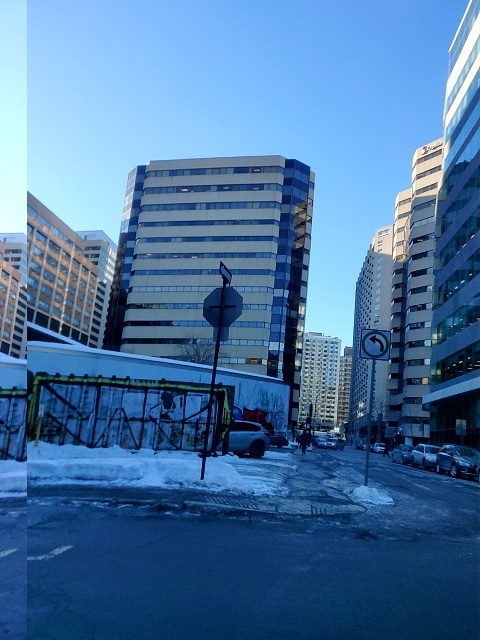
#> input picture data_labelling/all_frames_cam/1017.jpg, 480 x 640 px; its folder holds only this picture in this run
$ python data_pipeline.py
#> lines starting #> are read from the running program, lines starting #| are printed output that depends on the picture; after the words box and inside, x2 and y2 are one past the last pixel; in counts of white or black regions, pixels touching at a corner belong together
### data_labelling/label_img.py
import cv2
import glob
import os

# Mapping on keyboard obtained through trial and error. For Mac
actions = {
    '0': 48,
    '1': 49,
    '2': 50,
    '3': 51,
    '4': 52,
    '5': 53,
    '6': 54,
    '7': 55,
}

class IMG_LABELLER():
    def label_all(self,root_path):
#> called with root_path = './all_frames_cam/'
        DIR_UNLABELLED = root_path
        DIR_ARCHIVE = DIR_UNLABELLED+"/archives/"
        DIR_LABELLED = root_path + "/labelled_data/"

        if not os.path.isdir(DIR_ARCHIVE):
            os.mkdir(DIR_ARCHIVE)
        init_idx = len(glob.glob(DIR_ARCHIVE+"*.jpg"))

        if not os.path.isdir(DIR_LABELLED):
            os.mkdir(DIR_LABELLED)
        for i in range(len(actions)):
            if not os.path.isdir(DIR_LABELLED+str(i)):
                os.mkdir(DIR_LABELLED+str(i))

        all_fnames = sorted(glob.glob(DIR_UNLABELLED+"*.jpg"))
        print("Number of Frames: ", len(all_fnames))
        for img_idx, fname in enumerate(all_fnames):
            if img_idx % 100 == 0:
                print("Number of completed images: ", str(init_idx+img_idx+1))
            image = cv2.imread(fname)
#> image is the input picture: shape (640, 480, 3); mean B, G, R 161.1, 117, 73.9
            image = cv2.resize(image, (684, 684))
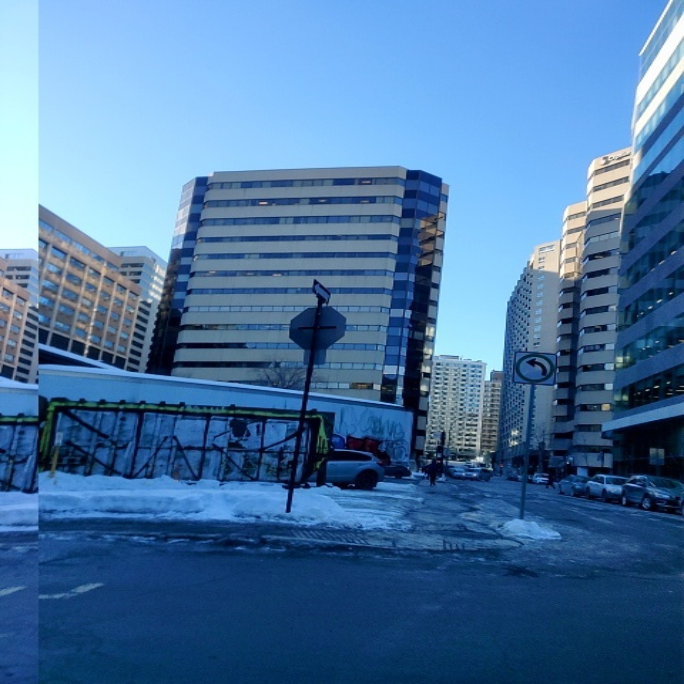
#> image: shape (684, 684, 3); mean B, G, R 160.9, 116.9, 73.8

            # make a copy to not save lines
            orig_img = cv2.resize(image.copy(), (224, 224))

            # Put vertical lines
            x = image.shape[1]//12
#> x = 57
            line = x
#> line = 57
            for _ in range(7):
                cv2.line(image, (line, 0), (line, image.shape[0]), (0, 0, 0), 2)
                line += int(2 * x)
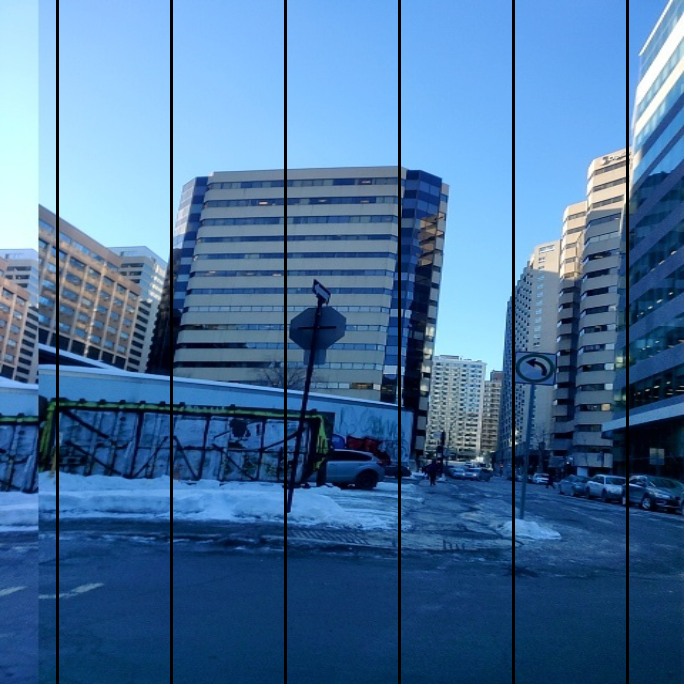
#> image: shape (684, 684, 3); 2.63% of pixels changed, all inside (x1, y1, x2, y2) = (56, 0, 629, 684)
#> after the loop, line = 855

            labelled = 0

            #Positioning frame properly on screen
            windowName = "Centered Window"
            cv2.namedWindow(windowName)
            #Change the x,y coordinate to center the frame on your screen
            #Size that works best for Adeeb's display - (monitor: -1000, -1000. Laptop screen: 200, 30)
            cv2.moveWindow(windowName, 200, 30)
            cv2.imshow(windowName, image)

            while labelled == 0:
                read_key = 0xFF & cv2.waitKey()
#> (key Esc is pressed here)

                if read_key in actions.values():
                    label = int([key for (key, value) in actions.items() if value == read_key][0])
                    new_fname = DIR_LABELLED+str(label)+"/%05d.jpg" % (img_idx+init_idx)
                    cv2.imwrite(new_fname, orig_img)

                    if label != 0 or label != 4:
                        rotated_img = cv2.flip(orig_img, 1)
                        new_label = len(actions) - label
                        new_fname = DIR_LABELLED+str(new_label)+"/%05d.jpg" % (img_idx+init_idx)
                        cv2.imwrite(new_fname, rotated_img)

                    os.rename(fname, DIR_ARCHIVE+"%05d.jpg" % (img_idx+init_idx))
                    labelled = 1

            cv2.destroyAllWindows()

### data_labelling/data_pipeline.py
from data_convert import IMAGE_UTIL
from label_img import IMG_LABELLER
import shutil
import fnmatch
import os

"""
Script written for CV-Aid Design project at McGill
@author jamestang
@version 1.0

This script gathers every image from the collected data folders and perform the following
1. convert image to jpg
2. rotate image counter clockwise 90 degrees so the image is aligned properly for labelling
3. rename image for better readability
(4). recognize if image is fisheye or not
5. start labelling data
"""

# root filepath for original collected data
ORIGINAL_DATA_ROOT = '../data/'
PROCESSED_CAM_ROOT = './all_frames_cam/'
PROCESSED_FS_ROOT = './all_frames_fisheye/'

class DATA_PIPELINE():
    # [57 lines left out: function process_all_img, not called in this run]

    def label_all_img(self):
        print("start labelling now")
        # init image utility object
        iu = IMG_LABELLER()
        print("labeling cam images")
        iu.label_all(PROCESSED_CAM_ROOT)
        print("labeling fish images")
        iu.label_all(PROCESSED_FS_ROOT)

dp = DATA_PIPELINE()
# dp.process_all_img()
dp.label_all_img()

$ run again, on data_labelling/all_frames_cam/1048.jpg
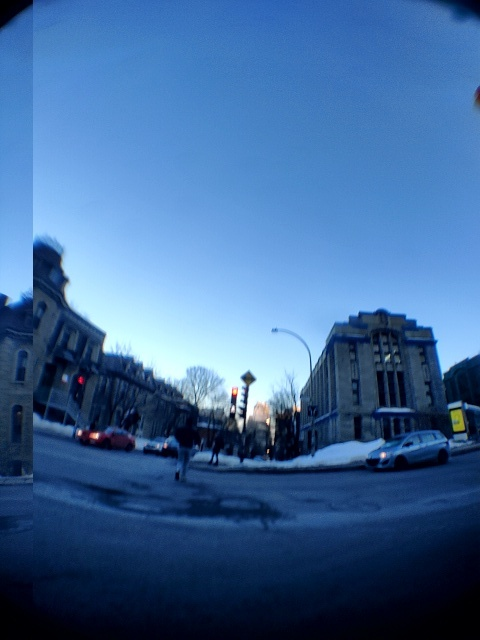
#> input picture data_labelling/all_frames_cam/1048.jpg, 480 x 640 px
#> in label_all, image is the input picture: shape (640, 480, 3); mean B, G, R 151.6, 103.1, 62.8
#> in label_all, `image = cv2.resize(image, (684, 684))`:
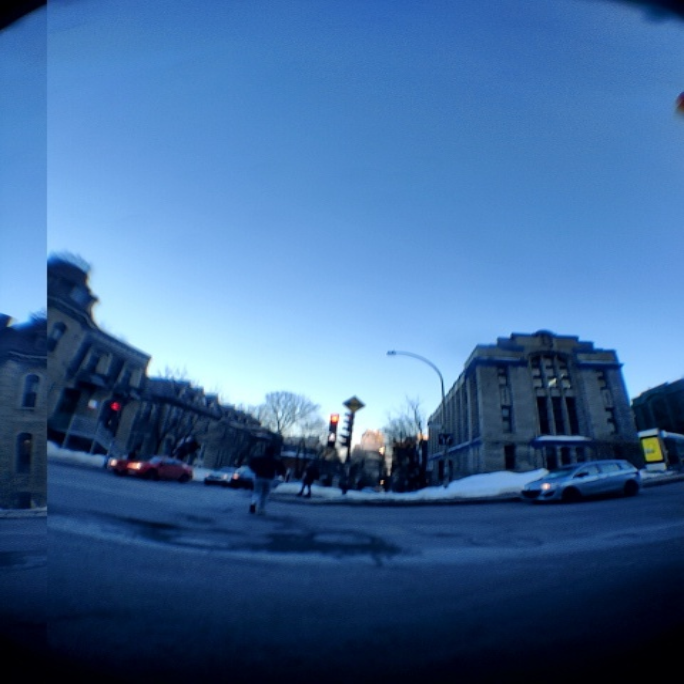
#> image: shape (684, 684, 3); mean B, G, R 151.5, 103, 62.7
#> after the loop in label_all, `for _ in range(7):`:
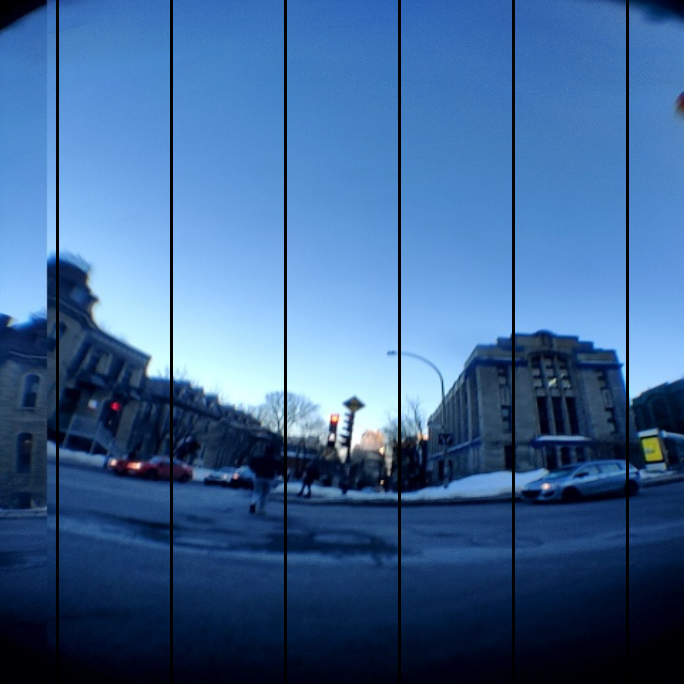
#> image: shape (684, 684, 3); 2.63% of pixels changed, all inside (x1, y1, x2, y2) = (56, 0, 629, 684)
#> after the loop in label_all, `for _ in range(7):`: line = 855

$ run again, on data_labelling/all_frames_cam/1066.jpg
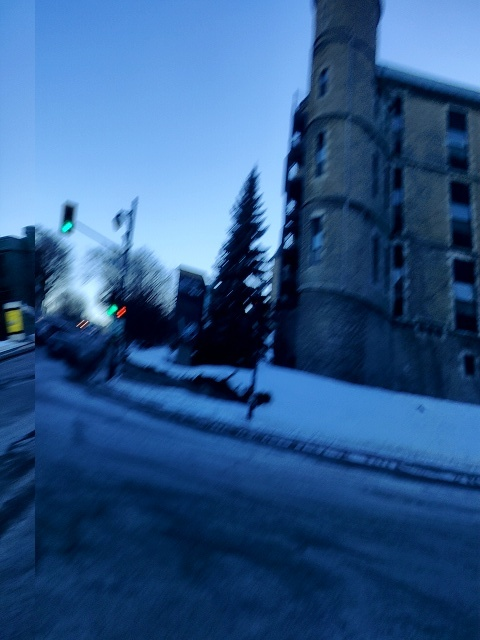
#> input picture data_labelling/all_frames_cam/1066.jpg, 480 x 640 px
#> in label_all, image is the input picture: shape (640, 480, 3); mean B, G, R 136.7, 88, 47
#> in label_all, `image = cv2.resize(image, (684, 684))`:
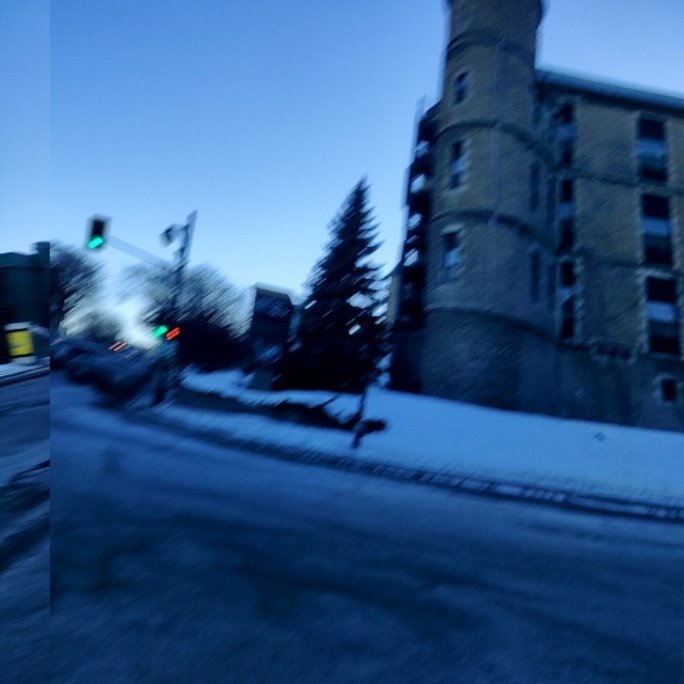
#> image: shape (684, 684, 3); mean B, G, R 136.6, 87.9, 46.9
#> after the loop in label_all, `for _ in range(7):`:
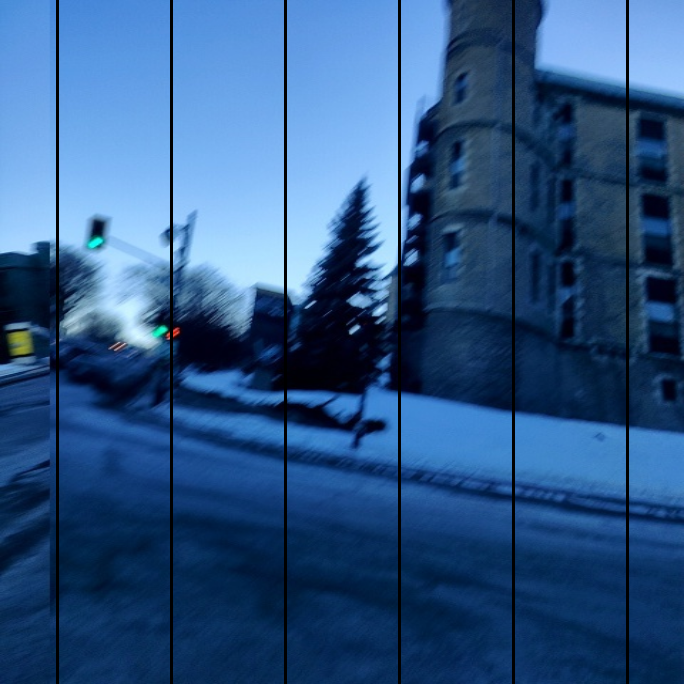
#> image: shape (684, 684, 3); 2.63% of pixels changed, all inside (x1, y1, x2, y2) = (56, 0, 629, 684)
#> after the loop in label_all, `for _ in range(7):`: line = 855

$ run again, on data_labelling/all_frames_cam/1069.jpg
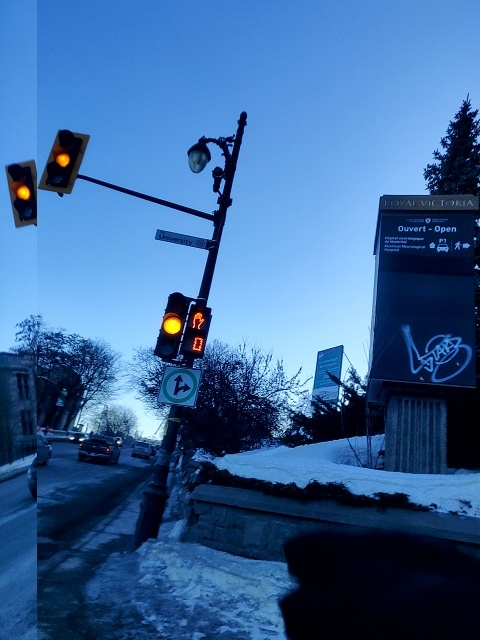
#> input picture data_labelling/all_frames_cam/1069.jpg, 480 x 640 px
#> in label_all, image is the input picture: shape (640, 480, 3); mean B, G, R 152.9, 102, 59.1
#> in label_all, `image = cv2.resize(image, (684, 684))`:
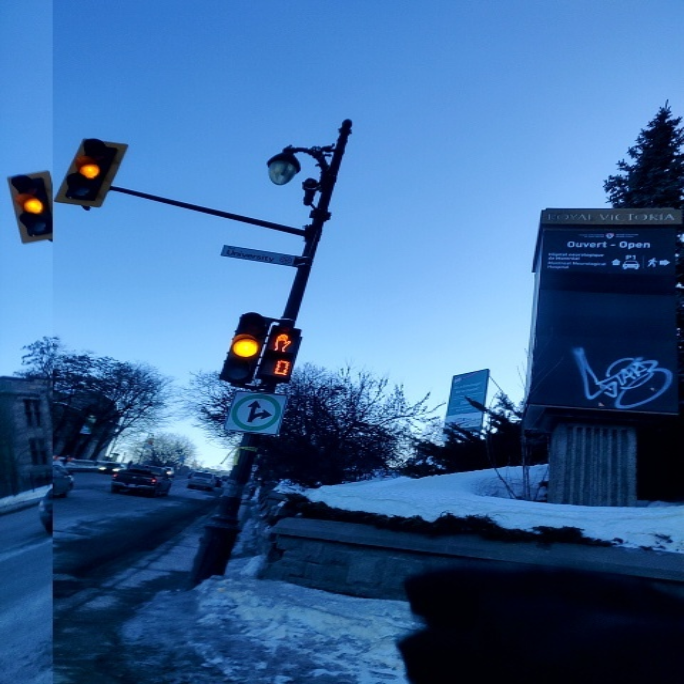
#> image: shape (684, 684, 3); mean B, G, R 152.8, 101.9, 59
#> after the loop in label_all, `for _ in range(7):`:
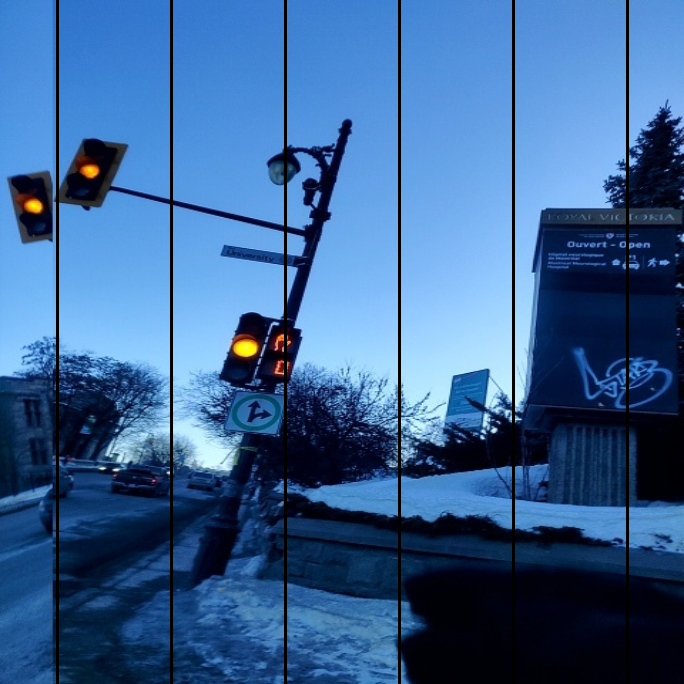
#> image: shape (684, 684, 3); 2.63% of pixels changed, all inside (x1, y1, x2, y2) = (56, 0, 629, 684)
#> after the loop in label_all, `for _ in range(7):`: line = 855

$ run again, on data_labelling/all_frames_cam/1043.jpg
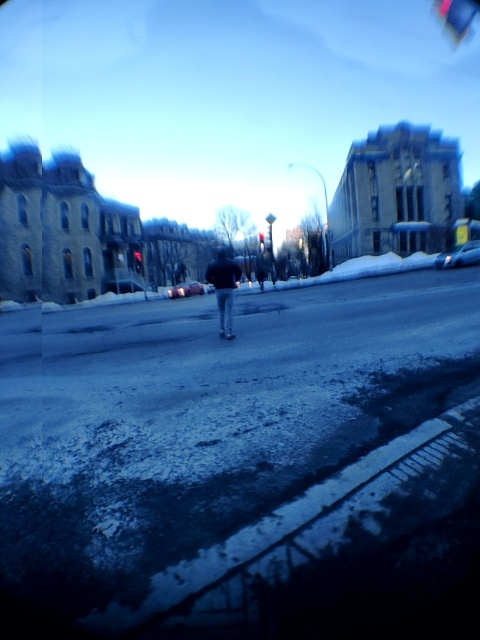
#> input picture data_labelling/all_frames_cam/1043.jpg, 480 x 640 px
#> in label_all, image is the input picture: shape (640, 480, 3); mean B, G, R 148, 108.3, 70.2
#> in label_all, `image = cv2.resize(image, (684, 684))`:
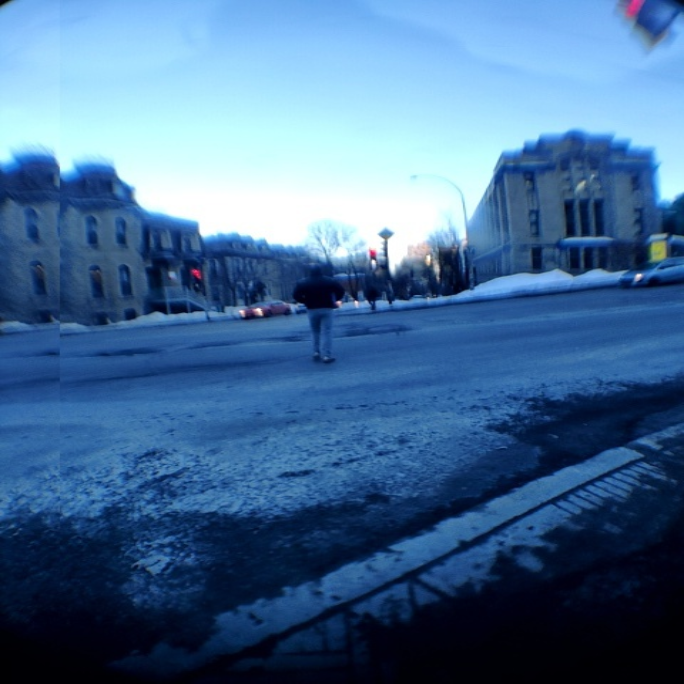
#> image: shape (684, 684, 3); mean B, G, R 147.9, 108.2, 70.1
#> after the loop in label_all, `for _ in range(7):`:
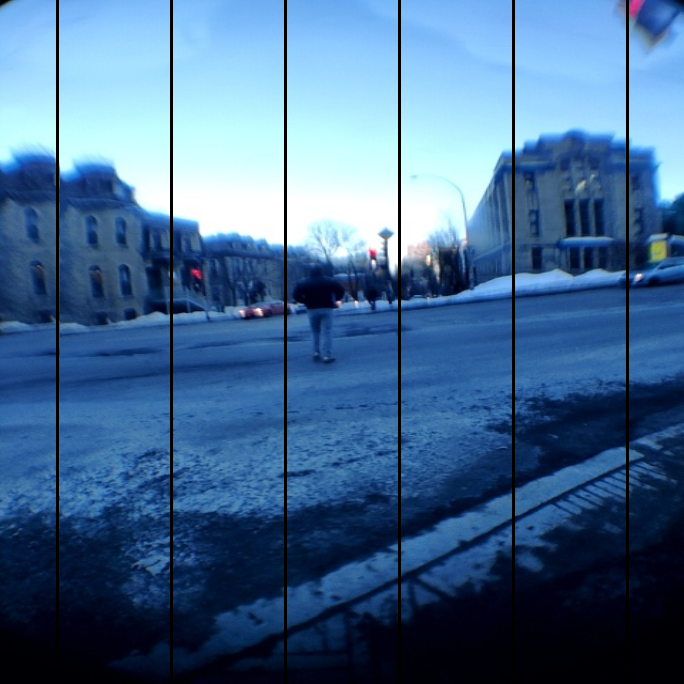
#> image: shape (684, 684, 3); 2.63% of pixels changed, all inside (x1, y1, x2, y2) = (56, 0, 629, 684)
#> after the loop in label_all, `for _ in range(7):`: line = 855
